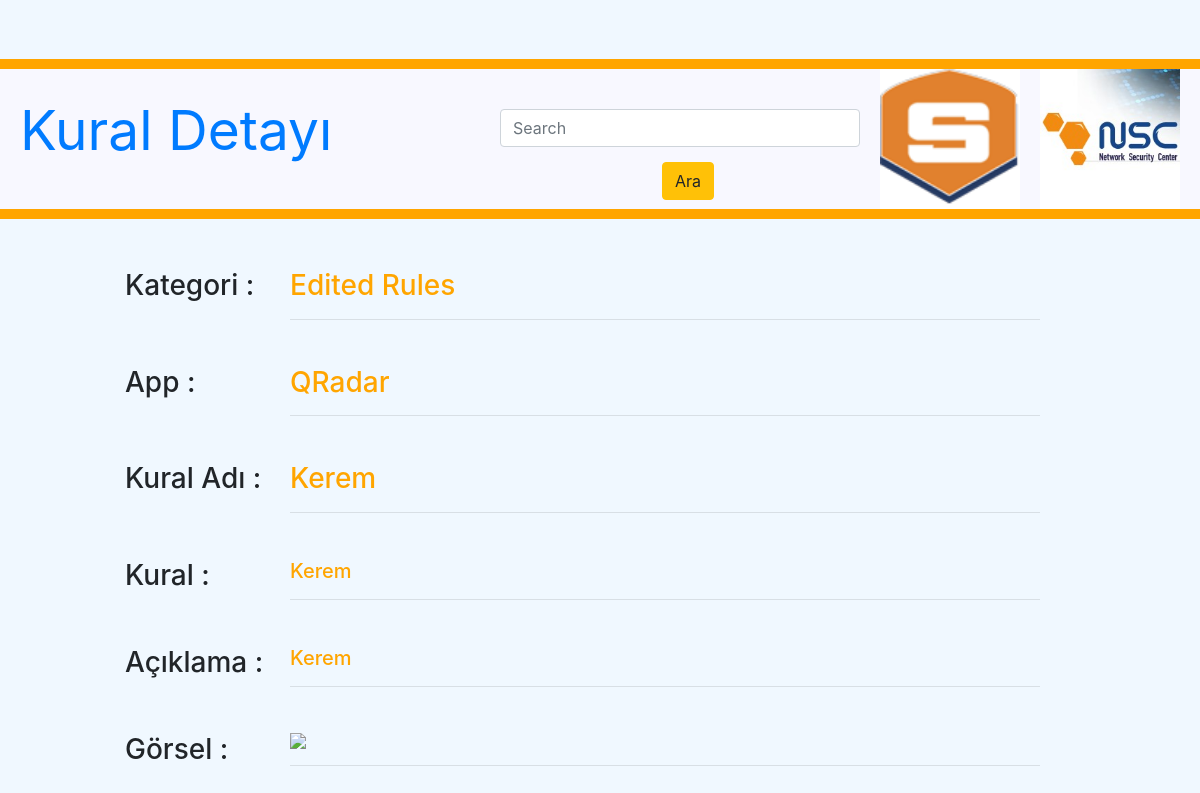
Page /detail/1 (signed in) on the committed database.
### todo.py (models this page shows)
class Todo(db.Model):
    id = db.Column(db.Integer,primary_key=True)
    title = db.Column(db.String(80),nullable=True)
    content = db.Column(db.Text,nullable=True)
    category = db.Column(db.Text)
    contentx = db.Column(db.Text)
    appname = db.Column(db.Text)
    filename = db.Column(db.String(50))
    file = db.Column(db.LargeBinary)

### todo.py (the view)
@app.route("/detail/<string:id>")
@login_required
def detailTodo(id):
    todo = Todo.query.filter_by(id=id).first()
    return render_template("detail.html",todo = todo)

### todo.py (called while the page is built)
@login_manager.user_loader
def _load_user(id):
    return User.query.get(int(id))

### templates/detail.html (shortened to what this page needs)
﻿<!DOCTYPE html>
<html lang="en">
<head>
    <link rel="stylesheet" href="/static/css/style.css">
    <link rel="stylesheet" href="/static/css/reset.css">
    <link rel="stylesheet" href="https://cdn.jsdelivr.net/npm/bootstrap@4.0.0/dist/css/bootstrap.min.css">
    <link rel="stylesheet" href="https://cdnjs.cloudflare.com/ajax/libs/font-awesome/4.7.0/css/font-awesome.min.css">
</head>
<body>
    <div class="enust">
        <div class="text-nsc">
            <a href="/index" style="text-decoration:none;">Kural Detayı</a>
        </div>
        <div class="searchbton">
            <form action="/rules" method="get">
                <input class="form-control" type="search" placeholder="Search" name="q">
                <input type="submit" style="margin-left:45%; margin-top:15px;" class="btn btn-warning" value="Ara" />
            </form>
        </div>
        <a href="/dashboard"><img class="imgtop" style="float:right; margin-right:20px; width:auto; height:100%; " src="/static/img/nsc.jpg" /></a>
        <a href="/dashboard"><img class="imgtop2" style="float:right; margin-right:20px; width:auto; height:100%;" src="/static/img/securespace.jpg" /></a>
    </div>
    <div class="space"></div>
    <div class="detayy">
        <div class="categoryd-d">
            <label for="baslık" class="kurald"><h3>Kategori :</h3></label>
            <div class="categoryd">
                <h3>{{todo.category}}</h3>
                <hr />
            </div>
        </div>
        <div class="appnamed-d">
            <label for="baslık" class="kuraldddddd"><h3>App :</h3></label>
            <div class="appnamed">
                <h3>{{todo.appname}}</h3>
                <hr />
            </div>
        </div>
        <div class="titled-d">
            <label for="baslık" class="kuraldd"><h3>Kural Adı :</h3></label>
            <div class="titled">
                <h3>{{todo.title}}</h3>
                <hr />
            </div>
        </div>
        <div class="content-d">
            <label for="baslık" class="kuralddd"><h3>Kural :</h3></label>
            <div class="contentd">
                <h5>{{todo.content}}</h5>
                <hr />
            </div>
        </div>
        <div class="contentx-d">
            <label for="baslık" class="kuralddddd"><h3>Açıklama :</h3></label>
            <div class="contentxd">
                <h5>{{todo.contentx}}</h5>
                <hr />
            </div>
        </div>
        <div class="imaged-d">
            <label for="baslık" class="kuraldddd"><h3>Görsel :</h3></label>
            <div class="imaged">
                <img src="/static/img/{{todo.filename}}">
                <hr />
            </div>
        </div>
    </div>
</body>
</html>

### static/css/style.css (style rules this page uses)
body { background-color:aliceblue!important; }
.enust { width: 100%; height: 20%; position: absolute; background-color: ghostwhite; border-bottom:orange solid 10px; border-top:orange solid 10px; margin-top: 35px; transition: all 800ms; text-decoration: none; }
.searchbton { position: absolute; margin-left: 500px; width:30%; margin-top: 40px; height:50px; align-content: center; }
a { text-decoration:none; }
.text-nsc { transition: all 500ms; color: dodgerblue; text-decoration: none; position: absolute; font-size: 55px; margin-top: 20px; margin-left: 20px; }
.custom-select , .form-control { transition: all 500ms; }
.form-control { align-content: center; }
.space { width: 100%!important;height:230px; }
.detayy { width: 950px; margin: auto; }
.categoryd-d { width: 950px; float: left; }
.kurald { margin-top:15px; width: 150px; float: left; }
.categoryd { float: left; width: 750px; margin: 15px; color: orange; }
.titled-d { width: 950px; float: left; }
.kuraldd { margin-top: 15px; width: 150px; float: left; }
.titled { float: left; width: 750px; margin: 15px; color: orange; }
.kuralddd { margin-top: 15px; width: 150px; float: left; }
.contentd { float: left; width: 750px; margin: 15px; color: orange; }
.contentx-d { width: 950px; float: left; }
.kuralddddd { margin-top: 15px; width: 150px; float: left; }
.contentxd { float: left; width: 750px; margin: 15px; color: orange; }
.imaged-d { width: 950px; float: left; }
.kuraldddd { margin-top: 15px; width: 150px; float: left; }
.imaged { float: left; width: 750px; margin: 15px; }
.appnamed-d { width: 950px; float: left; }
.kuraldddddd { margin-top: 15px; width: 150px; float: left; }
.appnamed { float: left; width: 750px; margin: 15px; color: orange; }

### rows in the picture
Todo: category "Edited Rules", appname "QRadar", title "Kerem", content "Kerem", contentx "Kerem"
